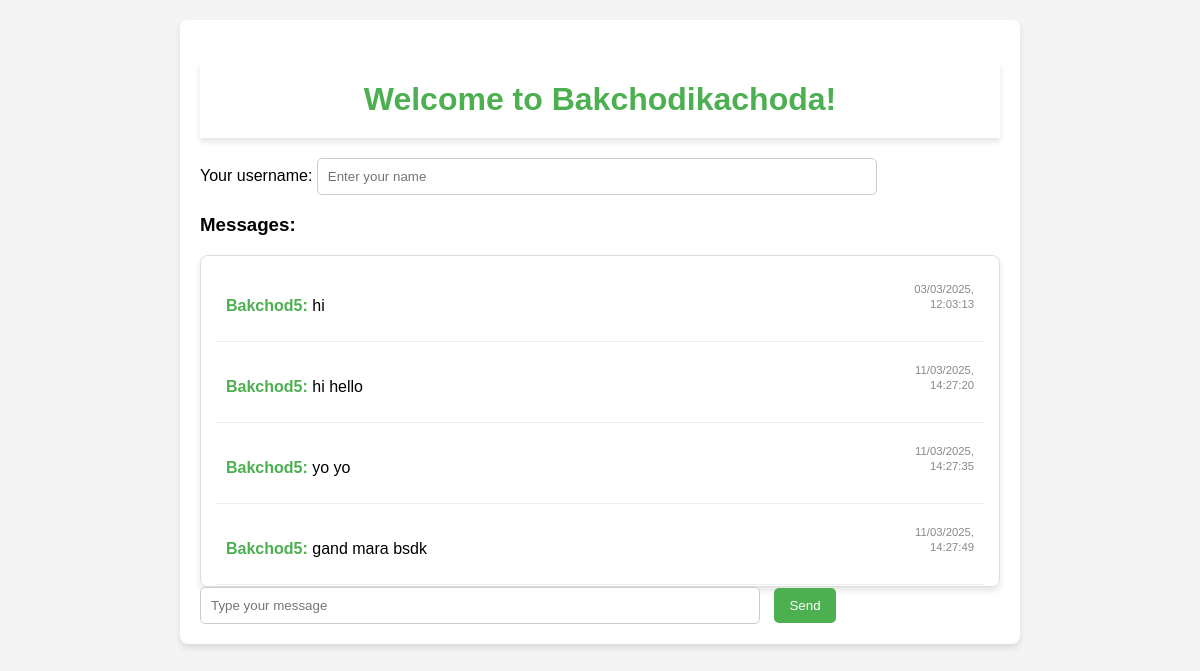
/, run on an earlier commit of the app's database.
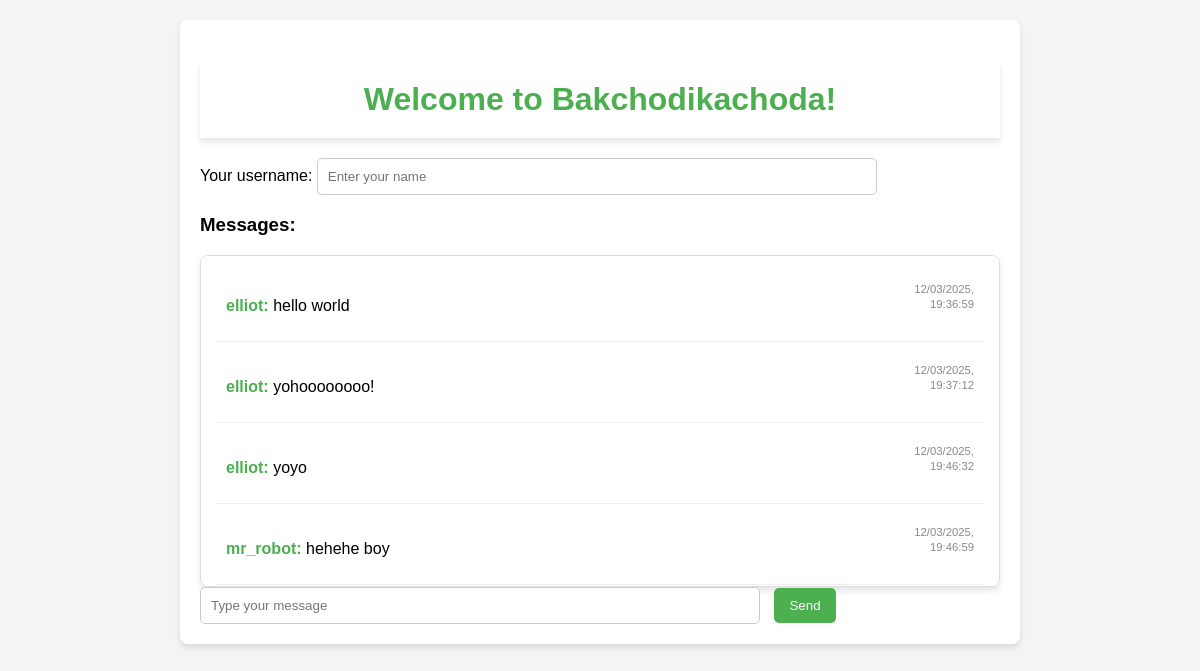
And on a later commit of the database.
### Chat/models.py (models this page shows, shortened)
class Message(models.Model):
    room = models.ForeignKey(Room, on_delete=models.CASCADE)  # Each message belongs to a chatroom
    user = models.ForeignKey(User, on_delete=models.CASCADE)  # User authentication-ready
    content = models.TextField()
    timestamp = models.DateTimeField(auto_now_add=True)  # Auto timestamp

class User(models.Model):
    username = models.CharField(max_length=50, unique=True)

### Chat/views.py (the view)
# urls.py: path("", views.chat_room, name="chat_room"),
@csrf_exempt
def chat_room(request):  # Handles fetching messages for the main chatroom
    messages = Message.objects.all().order_by("timestamp")
    return render(request, "chat/chat_room.html", {"messages": messages})

### Chat/templates/chat/chat_room.html (shortened to what this page needs)
<!DOCTYPE html>
{% load static %}
<html lang="en">
<head>
</head>
<body>
    <div class="container">
        <h1>Welcome to Bakchodikachoda!</h1>
        <p>Your username: <input type="text" id="username" placeholder="Enter your name"></p>
        <div>
            <h3>Messages:</h3>
            <div id="chat-box">
                {% for message in messages %}
                    <div class="message">
                        <div class="message-content">
                            <p><span class="username">{{ message.user.username }}:</span> {{ message.content }}</p>
                        </div>
                        <div class="timestamp">
                            <small>{{ message.timestamp|date:"d/m/Y, H:i:s" }}</small>
                        </div>
                    </div>
                {% empty %}
                    <p>No messages yet. Start the conversation!</p>
                {% endfor %}
            </div>
        </div>
        <div>
            <input type="text" id="message" placeholder="Type your message">
            <button id="send-btn">Send</button>
        </div>
    </div>
</body>
</html>

### Chat/templates/chat/chat_room.html (style rules this page uses)
body { font-family: Arial, sans-serif; background-color: #f4f4f4; margin: 0; padding: 0; }
h1 { text-align: center; color: #4CAF50; padding: 20px; background-color: #fff; margin-bottom: 20px; box-shadow: 0 4px 6px rgba(0, 0, 0, 0.1); }
#chat-box { border: 1px solid #ddd; padding: 15px; height: 300px; overflow-y: auto; background-color: #fff; border-radius: 8px; box-shadow: 0 4px 6px rgba(0, 0, 0, 0.1); }
.message { padding: 10px; border-bottom: 1px solid #eee; margin-bottom: 10px; display: flex; justify-content: space-between; }
.message-content { width: 90%; }
.username { font-weight: bold; color: #4CAF50; }
.timestamp { font-size: 0.85em; color: #888; margin-left: 10px; text-align: right; }
input[type="text"] { padding: 10px; width: 70%; border-radius: 5px; border: 1px solid #ccc; margin-right: 10px; box-sizing: border-box; }
#send-btn { padding: 10px 15px; background-color: #4CAF50; color: #fff; border: none; border-radius: 5px; cursor: pointer; }
.container { max-width: 800px; margin: 20px auto; padding: 20px; background-color: #fff; border-radius: 8px; box-shadow: 0 4px 6px rgba(0, 0, 0, 0.1); }

What changed in the data, as far as the page shows it:
removed Message: user.username "Bakchod5", content "hi", timestamp "03/03/2025, 12:03:13"
removed Message: user.username "Bakchod5", content "hi hello", timestamp "11/03/2025, 14:27:20"
removed Message: user.username "Bakchod5", content "yo yo", timestamp "11/03/2025, 14:27:35"
removed Message: user.username "Bakchod5", content "gand mara bsdk", timestamp "11/03/2025, 14:27:49"
added Message: user.username "elliot", content "hello world", timestamp "12/03/2025, 19:36:59"
added Message: user.username "elliot", content "yohoooooooo!", timestamp "12/03/2025, 19:37:12"
added Message: user.username "elliot", content "yoyo", timestamp "12/03/2025, 19:46:32"
added Message: user.username "mr_robot", content "hehehe boy", timestamp "12/03/2025, 19:46:59"
